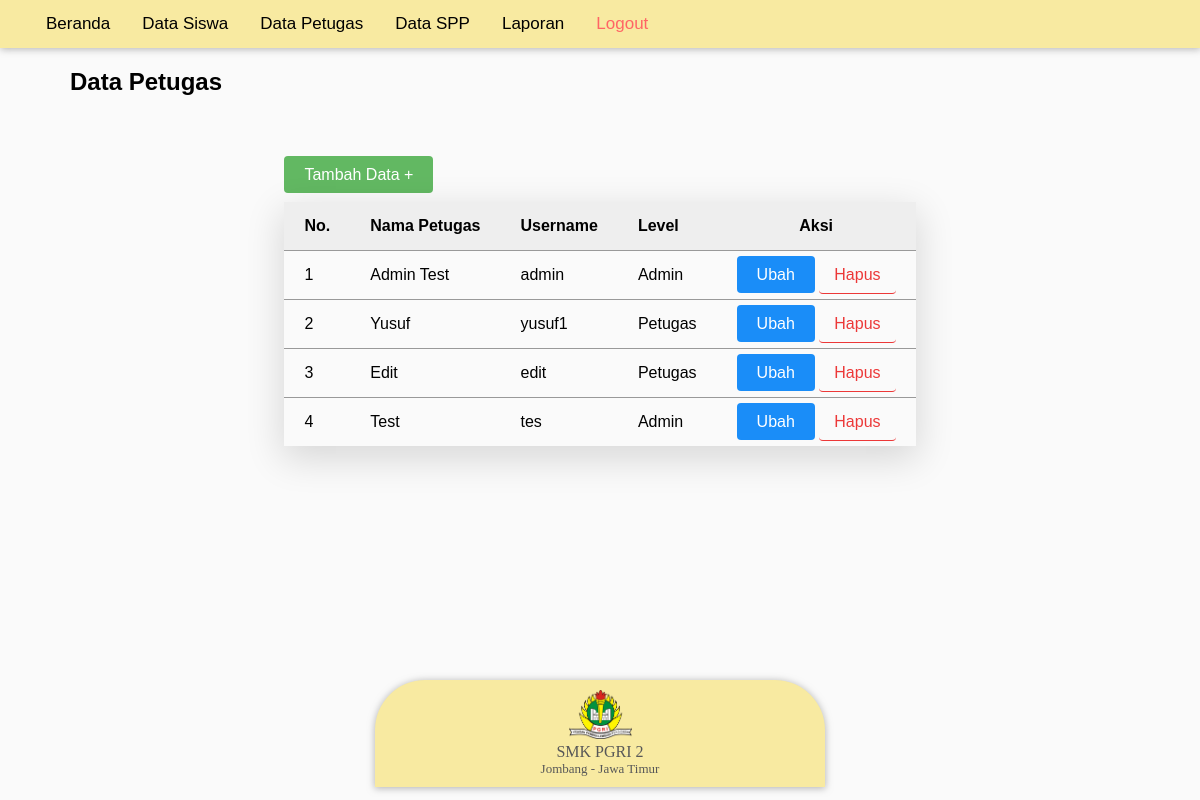
The page /includes/admin/?p=petugas (signed in) on the database as committed earlier.
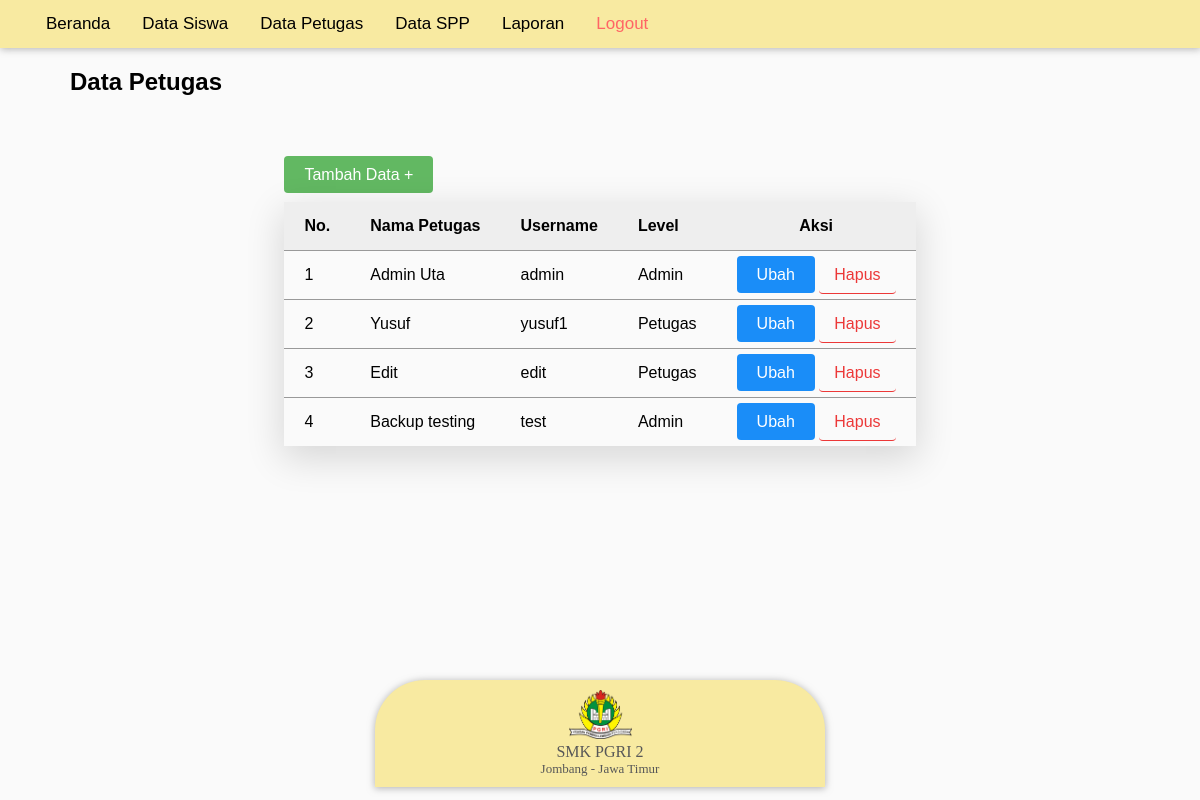
The same page on the database as committed later.
### tables this page shows
CREATE TABLE `tb_petugas` (
  `id_petugas` int(11) NOT NULL,
  `username` varchar(25) NOT NULL,
  `password` varchar(60) NOT NULL,
  `nama_petugas` varchar(100) NOT NULL,
  `level` enum('Admin','Petugas') NOT NULL
);

### config/koneksi.php (called while the page is built, shortened)
<?php
    class Koneksi {
        var $host = 'localhost';
        var $user = 'root';
        var $pass = '';
        var $db_name = 'spp-pi-revisi';
        public function __construct() {
            $this->konek = mysqli_connect($this->host, $this->user, $this->pass, $this->db_name);
        }
    }

### includes/admin/admin.php (called while the page is built, shortened)
<?php
    require_once '../../config/koneksi.php';
    class Admin extends Koneksi {
        public function getAllDataPetugas() {
            $stmt = mysqli_query($this->konek, "SELECT * FROM tb_petugas");
            return $stmt;
        }
    }

### includes/admin/data-petugas.php (the view, shortened to what this page needs)
<h2>Data Petugas</h2>
<div id="kontainer-konten">
    <div>
        <a class="tombolhijau" href="?p=tambah-petugas">Tambah Data +</a>
        <br><br>
        <div class="divTable">
            <div class="divTableBody">
                <div class="divTableRow">
                    <div class="divTableHead">No.</div>
                    <div class="divTableHead">Nama Petugas</div>
                    <div class="divTableHead">Username</div>
                    <div class="divTableHead">Level</div>
                    <div align="center" class="divTableHead">Aksi</div>
                </div>
                <?php
                    $no = 1;
                    $rows = $admin->getAllDataPetugas();
                    foreach ($rows as $row) :
                ?>
                <div class="divTableRow">
                    <div class="divTableCell"><?= $no++; ?></div>
                    <div class="divTableCell"><?= $row['nama_petugas']; ?></div>
                    <div class="divTableCell"><?= $row['username']; ?></div>
                    <div class="divTableCell"><?= $row['level']; ?></div>
                    <div class="divTableCell"><a class="tombolbiru" href="?p=ubah-petugas&id=<?= $row['id_petugas']; ?>">Ubah</a> <a class="hapus" href="?p=hapus-petugas&id=<?= $row['id_petugas']; ?>">Hapus</a></div>
                </div>
                <?php
                    endforeach;
                ?>
            </div>
        </div>
    </div>
</div>
<?php
    require_once 'footer.php';
?>

Rows that differ between the two databases and show on the page:
removed tb_petugas: nama_petugas "Test", username "tes", level "Admin"
changed tb_petugas "admin": nama_petugas "Admin Test" → "Admin Uta"
added tb_petugas: nama_petugas "Backup testing", username "test", level "Admin"
